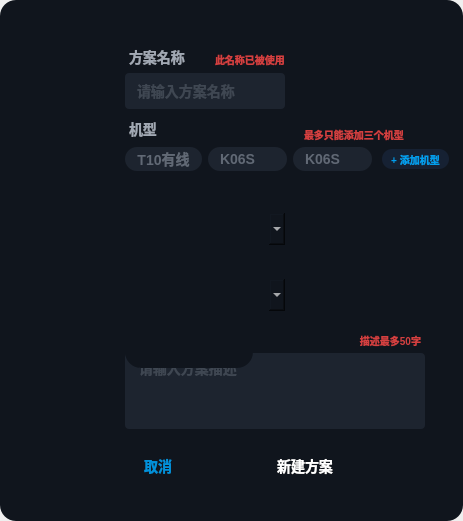
<?xml version="1.0" encoding="UTF-8"?>
<ui version="4.0">
 <class>PlanCopy</class>
 <widget class="QDialog" name="PlanCopy">
  <property name="geometry">
   <rect>
    <x>0</x>
    <y>0</y>
    <width>463</width>
    <height>521</height>
   </rect>
  </property>
  <property name="minimumSize">
   <size>
    <width>463</width>
    <height>521</height>
   </size>
  </property>
  <property name="maximumSize">
   <size>
    <width>463</width>
    <height>521</height>
   </size>
  </property>
  <property name="windowTitle">
   <string>Dialog</string>
  </property>
  <property name="styleSheet">
   <string notr="true"/>
  </property>
  <widget class="QFrame" name="frame">
   <property name="geometry">
    <rect>
     <x>0</x>
     <y>0</y>
     <width>463</width>
     <height>521</height>
    </rect>
   </property>
   <property name="minimumSize">
    <size>
     <width>463</width>
     <height>521</height>
    </size>
   </property>
   <property name="maximumSize">
    <size>
     <width>463</width>
     <height>521</height>
    </size>
   </property>
   <property name="styleSheet">
    <string notr="true">background-color: #10151D;
border-radius:16px;</string>
   </property>
   <property name="frameShape">
    <enum>QFrame::StyledPanel</enum>
   </property>
   <property name="frameShadow">
    <enum>QFrame::Raised</enum>
   </property>
   <widget class="QPushButton" name="pBt_close">
    <property name="geometry">
     <rect>
      <x>422</x>
      <y>10</y>
      <width>31</width>
      <height>31</height>
     </rect>
    </property>
    <property name="minimumSize">
     <size>
      <width>31</width>
      <height>31</height>
     </size>
    </property>
    <property name="maximumSize">
     <size>
      <width>31</width>
      <height>31</height>
     </size>
    </property>
    <property name="styleSheet">
     <string notr="true">QPushButton
{
	border-radius:0px;
	border-image: url(:/Skin/Images/Popup/close-no.png);
	background:transparent;
}
QPushButton:hover
{
	border-image: url(:/Skin/Images/Popup/close-ho.png);
}
</string>
    </property>
    <property name="text">
     <string/>
    </property>
   </widget>
   <widget class="QLabel" name="lab_ico">
    <property name="geometry">
     <rect>
      <x>38</x>
      <y>40</y>
      <width>71</width>
      <height>71</height>
     </rect>
    </property>
    <property name="minimumSize">
     <size>
      <width>71</width>
      <height>71</height>
     </size>
    </property>
    <property name="maximumSize">
     <size>
      <width>71</width>
      <height>71</height>
     </size>
    </property>
    <property name="styleSheet">
     <string notr="true">border-image: url(:/Skin/Images/Headphones/edit/game-ch.png);
border-radius:0px;</string>
    </property>
    <property name="text">
     <string/>
    </property>
   </widget>
   <widget class="QLabel" name="label_3">
    <property name="geometry">
     <rect>
      <x>129</x>
      <y>47</y>
      <width>71</width>
      <height>20</height>
     </rect>
    </property>
    <property name="minimumSize">
     <size>
      <width>71</width>
      <height>20</height>
     </size>
    </property>
    <property name="maximumSize">
     <size>
      <width>71</width>
      <height>20</height>
     </size>
    </property>
    <property name="styleSheet">
     <string notr="true">background:transparent;
color: #A1A8B3;
font-family: &quot;Noto Sans S Chinese&quot;;
font-weight: 500;
font-size: 14px;</string>
    </property>
    <property name="text">
     <string>方案名称</string>
    </property>
   </widget>
   <widget class="QLineEdit" name="lEdit_Name">
    <property name="geometry">
     <rect>
      <x>125</x>
      <y>73</y>
      <width>160</width>
      <height>36</height>
     </rect>
    </property>
    <property name="minimumSize">
     <size>
      <width>160</width>
      <height>36</height>
     </size>
    </property>
    <property name="maximumSize">
     <size>
      <width>160</width>
      <height>36</height>
     </size>
    </property>
    <property name="styleSheet">
     <string notr="true">border-radius:4px;
background: rgba(81, 96, 122, 0.2);
color: #616975;
font-family: &quot;Noto Sans S Chinese&quot;; font-weight: 500;
font-size: 14px;
padding-left:10px;
</string>
    </property>
    <property name="text">
     <string/>
    </property>
    <property name="maxLength">
     <number>9</number>
    </property>
    <property name="placeholderText">
     <string>请输入方案名称</string>
    </property>
   </widget>
   <widget class="QLabel" name="lab_beUsed">
    <property name="geometry">
     <rect>
      <x>215</x>
      <y>52</y>
      <width>121</width>
      <height>14</height>
     </rect>
    </property>
    <property name="minimumSize">
     <size>
      <width>0</width>
      <height>14</height>
     </size>
    </property>
    <property name="maximumSize">
     <size>
      <width>16777215</width>
      <height>14</height>
     </size>
    </property>
    <property name="styleSheet">
     <string notr="true">background:transparent;
color: #D44040;
font-family: &quot;Noto Sans S Chinese&quot;; font-weight: 500;
font-size: 10px;</string>
    </property>
    <property name="text">
     <string>此名称已被使用</string>
    </property>
   </widget>
   <widget class="QLabel" name="label_4">
    <property name="geometry">
     <rect>
      <x>129</x>
      <y>119</y>
      <width>201</width>
      <height>20</height>
     </rect>
    </property>
    <property name="minimumSize">
     <size>
      <width>65</width>
      <height>20</height>
     </size>
    </property>
    <property name="maximumSize">
     <size>
      <width>16777215</width>
      <height>20</height>
     </size>
    </property>
    <property name="styleSheet">
     <string notr="true">background:transparent;
color: #A1A8B3;
font-family: &quot;Noto Sans S Chinese&quot;;
font-weight: 500;
font-size: 14px;</string>
    </property>
    <property name="text">
     <string>机型</string>
    </property>
   </widget>
   <widget class="NewComboBox" name="cBox_Scene">
    <property name="enabled">
     <bool>true</bool>
    </property>
    <property name="geometry">
     <rect>
      <x>125</x>
      <y>213</y>
      <width>160</width>
      <height>32</height>
     </rect>
    </property>
    <property name="minimumSize">
     <size>
      <width>160</width>
      <height>32</height>
     </size>
    </property>
    <property name="font">
     <font>
      <family>Noto Sans S Chinese</family>
      <pointsize>-1</pointsize>
      <bold>false</bold>
     </font>
    </property>
    <property name="mouseTracking">
     <bool>true</bool>
    </property>
    <property name="styleSheet">
     <string notr="true">QComboBox
{
border-radius: 2px;
combobox-popup: 0;
border-image: url(:/Skin/Images/cBox/dropdownCollapse_bk.png);
padding-left: 10px; 
color: rgb(255, 255, 255);

font-family: &quot;Noto Sans S Chinese&quot;;
font-width:500;
font-size: 12px;
}
QComboBox::drop-down
{
border-image: url(:/Skin/Images/cBox/selfDroptriangle_no.png);
margin-top:0px;
subcontrol-origin: padding;
subcontrol-position: center right; 
margin-right:10px;
height:14px;
width:11px;
}
QComboBox::drop-down:checked
{
border-image: url(:/Skin/Images/cBox/selfDroptriangle_se.png);
margin-top:0px;
margin-right:10px;
subcontrol-origin: padding;
subcontrol-position: center right;
height:14px;
width:11px;
}
                                        </string>
    </property>
    <property name="editable">
     <bool>false</bool>
    </property>
    <item>
     <property name="text">
      <string>游戏</string>
     </property>
    </item>
    <item>
     <property name="text">
      <string>电影</string>
     </property>
    </item>
    <item>
     <property name="text">
      <string>音乐</string>
     </property>
    </item>
    <item>
     <property name="text">
      <string>三角洲行动</string>
     </property>
    </item>
    <item>
     <property name="text">
      <string>PUBG</string>
     </property>
    </item>
    <item>
     <property name="text">
      <string>CSGO</string>
     </property>
    </item>
    <item>
     <property name="text">
      <string>无畏契约</string>
     </property>
    </item>
    <item>
     <property name="text">
      <string>暗区突围</string>
     </property>
    </item>
    <item>
     <property name="text">
      <string>APEX</string>
     </property>
    </item>
    <item>
     <property name="text">
      <string>穿越火线</string>
     </property>
    </item>
   </widget>
   <widget class="QLabel" name="label_5">
    <property name="geometry">
     <rect>
      <x>129</x>
      <y>187</y>
      <width>201</width>
      <height>20</height>
     </rect>
    </property>
    <property name="minimumSize">
     <size>
      <width>65</width>
      <height>20</height>
     </size>
    </property>
    <property name="maximumSize">
     <size>
      <width>16777215</width>
      <height>20</height>
     </size>
    </property>
    <property name="styleSheet">
     <string notr="true">background:transparent;
color: #A1A8B3;
font-family: &quot;Noto Sans S Chinese&quot;;
font-weight: 500;
font-size: 14px;</string>
    </property>
    <property name="text">
     <string>适用场景</string>
    </property>
   </widget>
   <widget class="QLabel" name="label_6">
    <property name="geometry">
     <rect>
      <x>129</x>
      <y>321</y>
      <width>201</width>
      <height>20</height>
     </rect>
    </property>
    <property name="minimumSize">
     <size>
      <width>65</width>
      <height>20</height>
     </size>
    </property>
    <property name="maximumSize">
     <size>
      <width>16777215</width>
      <height>20</height>
     </size>
    </property>
    <property name="styleSheet">
     <string notr="true">background:transparent;
color: #A1A8B3;
font-family: &quot;Noto Sans S Chinese&quot;;
font-weight: 500;
font-size: 14px;</string>
    </property>
    <property name="text">
     <string>方案描述</string>
    </property>
   </widget>
   <widget class="QPlainTextEdit" name="pTextEdit_Description">
    <property name="geometry">
     <rect>
      <x>125</x>
      <y>353</y>
      <width>300</width>
      <height>76</height>
     </rect>
    </property>
    <property name="styleSheet">
     <string notr="true">border-radius:4px;
background: rgba(81, 96, 122, 0.2);
color: #616975;
font-family: &quot;Noto Sans S Chinese&quot;; 
font-weight: 500;
font-size: 14px;
padding-left:10px;</string>
    </property>
    <property name="documentTitle">
     <string/>
    </property>
    <property name="placeholderText">
     <string>请输入方案描述</string>
    </property>
   </widget>
   <widget class="QPushButton" name="pBt_cancle">
    <property name="geometry">
     <rect>
      <x>106</x>
      <y>451</y>
      <width>104</width>
      <height>30</height>
     </rect>
    </property>
    <property name="minimumSize">
     <size>
      <width>104</width>
      <height>30</height>
     </size>
    </property>
    <property name="maximumSize">
     <size>
      <width>104</width>
      <height>30</height>
     </size>
    </property>
    <property name="styleSheet">
     <string notr="true">QPushButton
{
	font-family: &quot;Noto Sans S Chinese&quot;; font-weight: 500;
	font-size: 14px;
	color: #0091DA;

	background:transparent;
	border-image: url(:/Skin/Images/Popup/cancel-no.png);
}
QPushButton:hover
{
	border-image: url(:/Skin/Images/Popup/cancel-ho.png);
}</string>
    </property>
    <property name="text">
     <string>取消</string>
    </property>
   </widget>
   <widget class="QPushButton" name="pBt_ok">
    <property name="geometry">
     <rect>
      <x>253</x>
      <y>451</y>
      <width>104</width>
      <height>30</height>
     </rect>
    </property>
    <property name="minimumSize">
     <size>
      <width>104</width>
      <height>30</height>
     </size>
    </property>
    <property name="maximumSize">
     <size>
      <width>104</width>
      <height>30</height>
     </size>
    </property>
    <property name="styleSheet">
     <string notr="true">QPushButton
{
	font-family: &quot;Noto Sans S Chinese&quot;; font-weight: 500;
	font-size: 14px;
	color: #FFFFFF;

	background:transparent;
	border-image: url(:/Skin/Images/Popup/confirm-no.png);
}
QPushButton:hover
{
	border-image: url(:/Skin/Images/Popup/confirm-ho.png);
}</string>
    </property>
    <property name="text">
     <string>新建方案</string>
    </property>
   </widget>
   <widget class="QLabel" name="label_7">
    <property name="geometry">
     <rect>
      <x>129</x>
      <y>255</y>
      <width>201</width>
      <height>20</height>
     </rect>
    </property>
    <property name="minimumSize">
     <size>
      <width>65</width>
      <height>20</height>
     </size>
    </property>
    <property name="maximumSize">
     <size>
      <width>16777215</width>
      <height>20</height>
     </size>
    </property>
    <property name="styleSheet">
     <string notr="true">background:transparent;
color: #A1A8B3;
font-family: &quot;Noto Sans S Chinese&quot;;
font-weight: 500;
font-size: 14px;</string>
    </property>
    <property name="text">
     <string>添加到</string>
    </property>
   </widget>
   <widget class="NewComboBox" name="cBox_PlanType_Idx">
    <property name="enabled">
     <bool>true</bool>
    </property>
    <property name="geometry">
     <rect>
      <x>125</x>
      <y>279</y>
      <width>160</width>
      <height>32</height>
     </rect>
    </property>
    <property name="minimumSize">
     <size>
      <width>160</width>
      <height>32</height>
     </size>
    </property>
    <property name="font">
     <font>
      <family>Noto Sans S Chinese</family>
      <pointsize>-1</pointsize>
      <bold>false</bold>
     </font>
    </property>
    <property name="mouseTracking">
     <bool>true</bool>
    </property>
    <property name="styleSheet">
     <string notr="true">QComboBox
{
border-radius: 2px;
combobox-popup: 0;
border-image: url(:/Skin/Images/cBox/dropdownCollapse_bk.png);
padding-left: 10px; 
color: rgb(255, 255, 255);

font-family: &quot;Noto Sans S Chinese&quot;;
font-width:500;
font-size: 12px;
}
QComboBox::drop-down
{
border-image: url(:/Skin/Images/cBox/selfDroptriangle_no.png);
margin-top:0px;
subcontrol-origin: padding;
subcontrol-position: center right; 
margin-right:10px;
height:14px;
width:11px;
}
QComboBox::drop-down:checked
{
border-image: url(:/Skin/Images/cBox/selfDroptriangle_se.png);
margin-top:0px;
margin-right:10px;
subcontrol-origin: padding;
subcontrol-position: center right;
height:14px;
width:11px;
}
                                        </string>
    </property>
    <property name="editable">
     <bool>false</bool>
    </property>
    <item>
     <property name="text">
      <string>分类</string>
     </property>
    </item>
   </widget>
   <widget class="QWidget" name="widget" native="true">
    <property name="geometry">
     <rect>
      <x>125</x>
      <y>147</y>
      <width>331</width>
      <height>24</height>
     </rect>
    </property>
    <property name="minimumSize">
     <size>
      <width>331</width>
      <height>24</height>
     </size>
    </property>
    <property name="maximumSize">
     <size>
      <width>16777215</width>
      <height>24</height>
     </size>
    </property>
    <property name="styleSheet">
     <string notr="true">background:transparent;
border:nonel</string>
    </property>
    <layout class="QHBoxLayout" name="horizontalLayout_3">
     <property name="spacing">
      <number>6</number>
     </property>
     <property name="leftMargin">
      <number>0</number>
     </property>
     <property name="topMargin">
      <number>0</number>
     </property>
     <property name="rightMargin">
      <number>0</number>
     </property>
     <property name="bottomMargin">
      <number>0</number>
     </property>
     <item>
      <widget class="QLabel" name="lab_Dev">
       <property name="minimumSize">
        <size>
         <width>0</width>
         <height>24</height>
        </size>
       </property>
       <property name="maximumSize">
        <size>
         <width>16777215</width>
         <height>24</height>
        </size>
       </property>
       <property name="styleSheet">
        <string notr="true">background: rgba(81, 96, 122, 0.2);
border-radius: 12px;
border:none;
color: #616975;
font-family: &quot;Noto Sans S Chinese&quot;;
font-size: 14px;
font-weight: 500;
padding: 0 12px;          /* 上下0，左右12 */</string>
       </property>
       <property name="text">
        <string>T10有线</string>
       </property>
       <property name="alignment">
        <set>Qt::AlignCenter</set>
       </property>
      </widget>
     </item>
     <item>
      <widget class="QWidget" name="widget_Dev2" native="true">
       <property name="minimumSize">
        <size>
         <width>0</width>
         <height>24</height>
        </size>
       </property>
       <property name="maximumSize">
        <size>
         <width>16777215</width>
         <height>24</height>
        </size>
       </property>
       <property name="styleSheet">
        <string notr="true">background: rgba(81, 96, 122, 0.2);
border-radius: 12px;
border:none;</string>
       </property>
       <layout class="QHBoxLayout" name="horizontalLayout">
        <property name="spacing">
         <number>0</number>
        </property>
        <property name="leftMargin">
         <number>0</number>
        </property>
        <property name="topMargin">
         <number>0</number>
        </property>
        <property name="rightMargin">
         <number>4</number>
        </property>
        <property name="bottomMargin">
         <number>0</number>
        </property>
        <item>
         <widget class="QLabel" name="lab_Dev2">
          <property name="minimumSize">
           <size>
            <width>0</width>
            <height>24</height>
           </size>
          </property>
          <property name="maximumSize">
           <size>
            <width>16777215</width>
            <height>24</height>
           </size>
          </property>
          <property name="styleSheet">
           <string notr="true">background: transparent;;
border-radius: 0px;
border:none;
color: #616975;
font-family: &quot;Noto Sans S Chinese&quot;;
font-size: 14px;
font-weight: 500;
padding: 0 12px;          /* 上下0，左右12 */</string>
          </property>
          <property name="text">
           <string>K06S</string>
          </property>
          <property name="alignment">
           <set>Qt::AlignCenter</set>
          </property>
         </widget>
        </item>
        <item>
         <widget class="QPushButton" name="pBt_Dev2">
          <property name="minimumSize">
           <size>
            <width>16</width>
            <height>16</height>
           </size>
          </property>
          <property name="maximumSize">
           <size>
            <width>16</width>
            <height>16</height>
           </size>
          </property>
          <property name="styleSheet">
           <string notr="true">border-image: url(:/Skin/Images/Headphones/Label/delDev.png);
background: transparent;;
border-radius: 0px;
border:none;</string>
          </property>
          <property name="text">
           <string/>
          </property>
         </widget>
        </item>
       </layout>
      </widget>
     </item>
     <item>
      <widget class="QWidget" name="widget_Dev3" native="true">
       <property name="minimumSize">
        <size>
         <width>0</width>
         <height>24</height>
        </size>
       </property>
       <property name="maximumSize">
        <size>
         <width>16777215</width>
         <height>24</height>
        </size>
       </property>
       <property name="styleSheet">
        <string notr="true">background: rgba(81, 96, 122, 0.2);
border-radius: 12px;
border:none;</string>
       </property>
       <layout class="QHBoxLayout" name="horizontalLayout_2">
        <property name="spacing">
         <number>0</number>
        </property>
        <property name="leftMargin">
         <number>0</number>
        </property>
        <property name="topMargin">
         <number>0</number>
        </property>
        <property name="rightMargin">
         <number>4</number>
        </property>
        <property name="bottomMargin">
         <number>0</number>
        </property>
        <item>
         <widget class="QLabel" name="lab_Dev3">
          <property name="minimumSize">
           <size>
            <width>0</width>
            <height>24</height>
           </size>
          </property>
          <property name="maximumSize">
           <size>
            <width>16777215</width>
            <height>24</height>
           </size>
          </property>
          <property name="styleSheet">
           <string notr="true">background: transparent;;
border-radius: 0px;
border:none;
color: #616975;
font-family: &quot;Noto Sans S Chinese&quot;;
font-size: 14px;
font-weight: 500;
padding: 0 12px;          /* 上下0，左右12 */</string>
          </property>
          <property name="text">
           <string>K06S</string>
          </property>
          <property name="alignment">
           <set>Qt::AlignCenter</set>
          </property>
         </widget>
        </item>
        <item>
         <widget class="QPushButton" name="pBt_Dev3">
          <property name="minimumSize">
           <size>
            <width>16</width>
            <height>16</height>
           </size>
          </property>
          <property name="maximumSize">
           <size>
            <width>16</width>
            <height>16</height>
           </size>
          </property>
          <property name="styleSheet">
           <string notr="true">border-image: url(:/Skin/Images/Headphones/Label/delDev.png);
background: transparent;;
border-radius: 0px;
border:none;</string>
          </property>
          <property name="text">
           <string/>
          </property>
         </widget>
        </item>
       </layout>
      </widget>
     </item>
     <item>
      <spacer name="horizontalSpacer_2">
       <property name="orientation">
        <enum>Qt::Horizontal</enum>
       </property>
       <property name="sizeType">
        <enum>QSizePolicy::Fixed</enum>
       </property>
       <property name="sizeHint" stdset="0">
        <size>
         <width>4</width>
         <height>20</height>
        </size>
       </property>
      </spacer>
     </item>
     <item>
      <widget class="QPushButton" name="pBt_addDev">
       <property name="minimumSize">
        <size>
         <width>67</width>
         <height>20</height>
        </size>
       </property>
       <property name="maximumSize">
        <size>
         <width>67</width>
         <height>20</height>
        </size>
       </property>
       <property name="styleSheet">
        <string notr="true">background: rgba(44, 79, 140, 0.2);
border-radius: 10px;
border:none;
color: #009FEF;
font-family: &quot;Noto Sans S Chinese&quot;;
font-size: 10px;
font-weight: 500;</string>
       </property>
       <property name="text">
        <string>+ 添加机型</string>
       </property>
      </widget>
     </item>
     <item>
      <spacer name="horizontalSpacer">
       <property name="orientation">
        <enum>Qt::Horizontal</enum>
       </property>
       <property name="sizeHint" stdset="0">
        <size>
         <width>27</width>
         <height>20</height>
        </size>
       </property>
      </spacer>
     </item>
    </layout>
   </widget>
   <widget class="QLabel" name="lab_warning">
    <property name="geometry">
     <rect>
      <x>304</x>
      <y>126</y>
      <width>111</width>
      <height>16</height>
     </rect>
    </property>
    <property name="styleSheet">
     <string notr="true">background: transparent;
border-radius: 0px;
border:none;
color: #D44040;
font-family: &quot;Noto Sans S Chinese&quot;;
font-size: 10px;
font-weight: 500;</string>
    </property>
    <property name="text">
     <string>最多只能添加三个机型</string>
    </property>
   </widget>
   <widget class="QWidget" name="widget_AddDevBox" native="true">
    <property name="geometry">
     <rect>
      <x>125</x>
      <y>177</y>
      <width>128</width>
      <height>191</height>
     </rect>
    </property>
    <property name="minimumSize">
     <size>
      <width>128</width>
      <height>0</height>
     </size>
    </property>
    <property name="maximumSize">
     <size>
      <width>128</width>
      <height>16777215</height>
     </size>
    </property>
   </widget>
   <widget class="QLabel" name="lab_warning_des">
    <property name="geometry">
     <rect>
      <x>270</x>
      <y>330</y>
      <width>151</width>
      <height>20</height>
     </rect>
    </property>
    <property name="styleSheet">
     <string notr="true">background: transparent;
border-radius: 0px;
border:none;
color: #D44040;
font-family: &quot;Noto Sans S Chinese&quot;;
font-size: 10px;
font-weight: 500;</string>
    </property>
    <property name="text">
     <string>描述最多50字</string>
    </property>
    <property name="alignment">
     <set>Qt::AlignRight|Qt::AlignTrailing|Qt::AlignVCenter</set>
    </property>
   </widget>
  </widget>
 </widget>
 <customwidgets>
  <customwidget>
   <class>NewComboBox</class>
   <extends>QComboBox</extends>
   <header>CustomControl/NewComboBox.h</header>
  </customwidget>
 </customwidgets>
 <resources/>
 <connections/>
</ui>
